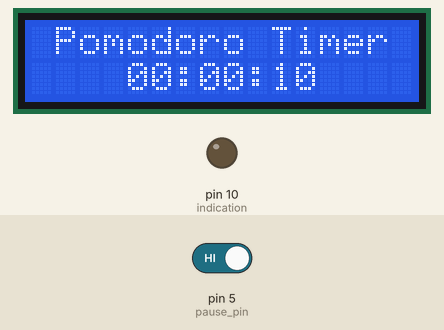
This sketch was run on a simulated Arduino Uno, built with avr-gcc and run on an emulated ATmega328P. Parts: 16×2 character LCD, output pins drawn as LEDs (lit = HIGH). Inputs (shaded band) come from the test bench; at power-on: pin 5 (pause_pin) HIGH.

Above: at 0.1 s.
At 1.2 s:
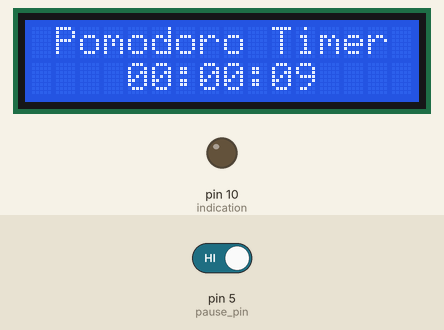
1.3 s: pin 5 (pause_pin) driven LOW
Timing chart, 0 to 4.3 s (numbered marks = the images above; inputs shaded):
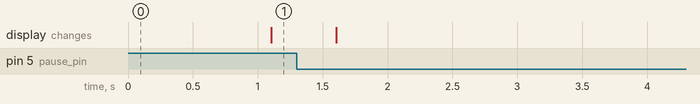

The sketch:

Countdown.ino
```cpp
#include <LiquidCrystal_I2C.h>
LiquidCrystal_I2C lcd(0x27, 16, 2);
long hour = 0, minute = 0, second = 10;//second
long countdown_time = (hour * 3600) + (minute * 60) + second;
long pause = 0, pause_start = 0;
const int indication = 10, pause_pin = 5;
int exitloop = 0;
void setup() {
  pinMode(pause_pin, INPUT);
  pinMode(indication, OUTPUT);
  lcd.init();
  lcd.backlight();
  lcd.setCursor(1, 0);
  lcd.print("Pomodoro Timer");
}

void loop() {
  if (digitalRead(pause_pin) == LOW && exitloop == 0) { // Pause
    pause_start = (millis() / 1000) - pause;
    while (1) {
      pause = (millis() / 1000);
      if (digitalRead(pause_pin) == LOW && exitloop == 1) { // Resume
        pause = pause - pause_start;
        exitloop = 0;
        lcd.setCursor(0, 1);
        lcd.print(" ");
        break;
      }
      lcd.setCursor(0, 1);
      lcd.print("!");// Indicate pause
      if (digitalRead(pause_pin) == HIGH) {
        exitloop = 1;
      }
      delay(100);
    }
  }
  long countdowntime_seconds = countdown_time + pause - (millis() / 1000);
  if (countdowntime_seconds >= 0) {
    long countdown_hour = countdowntime_seconds / 3600;
    long countdown_minute = ((countdowntime_seconds / 60) % 60);
    long counddown_sec = countdowntime_seconds % 60;
    lcd.setCursor(4, 1);
    if (countdown_hour < 10) {
      lcd.print("0");
    }
    lcd.print(countdown_hour);
    lcd.print(":");
    if (countdown_minute < 10) {
      lcd.print("0");
    }
    lcd.print(countdown_minute);
    lcd.print(":");
    if (counddown_sec < 10) {
      lcd.print("0");
    }
    lcd.print(counddown_sec);
    if (countdowntime_seconds == 0) {
      digitalWrite(indication, HIGH);
    }
  }
  delay(500);
}
```
